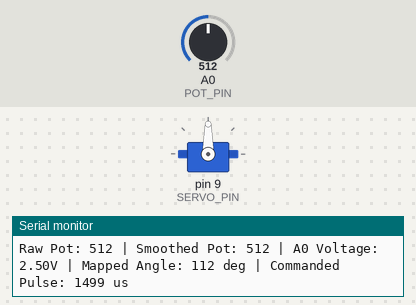
A sketch run on a simulated Arduino Uno, built with avr-gcc and run on an emulated ATmega328P. Parts: servo, the last lines printed to the serial monitor. Inputs (shaded band) come from the test bench; at power-on: A0 (POT_PIN) = 512.

Above: at 1.3 s.
1.4 s: A0 (POT_PIN) set to 306
At 2.8 s:
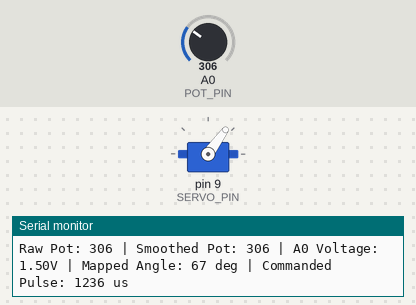
4.4 s: A0 (POT_PIN) set to 122
At 5.8 s:
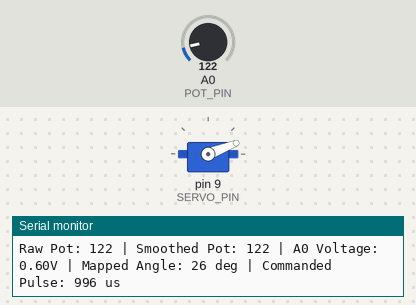
7.4 s: A0 (POT_PIN) set to 0
At 9.3 s:
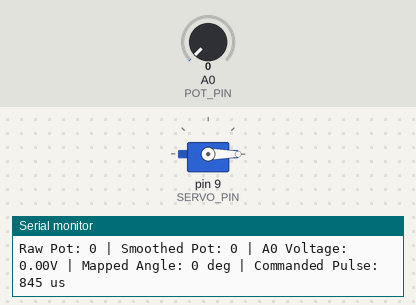
10.4 s: A0 (POT_PIN) set to 716
At 12.1 s:
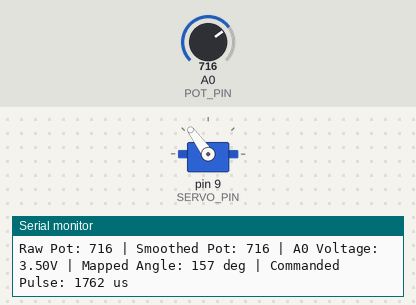
13.4 s: A0 (POT_PIN) set to 1023
At 15.6 s:
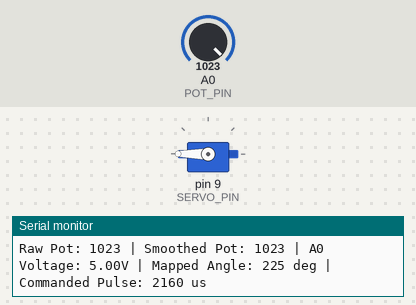
Timing chart, 0 to 17.1 s (numbered marks = the images above; inputs shaded):
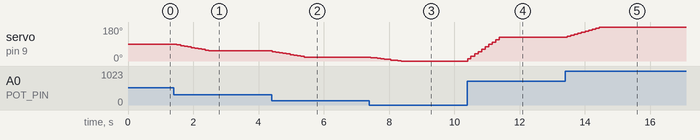

The sketch:

detailed-servo-diagnostics.ino
```cpp
#include <Servo.h> // Include the Servo library

// --- Pin Definitions ---
const int POT_PIN = A0;  // Analog pin for potentiometer
const int SERVO_PIN = 9; // Digital pin for servo control

// --- Potentiometer Configuration ---
// IMPORTANT: You might need to adjust these values
// after observing the 'Smoothed Pot:' output in the Serial Monitor.
// These should be the actual usable electrical range of your potentiometer,
// where the servo *just starts* and *just stops* moving.
const int CUSTOM_POT_MIN = 0;   // Example: Change to 25 if your pot starts outputting meaningful values at 25
const int CUSTOM_POT_MAX = 1023; // Example: Change to 1000 if your pot stops outputting meaningful values at 1000

// --- Servo Configuration (using your calibrated values) ---
// These are the values you determined: 845us to 2160us
const int SERVO_MIN_PULSE_US = 845;  // Your calibrated minimum pulse width
const int SERVO_MAX_PULSE_US = 2160; // Your calibrated maximum pulse width

// This is the angle range you visually observed your servo moving through
// (e.g., 0 degrees at min pulse, 225 degrees at max pulse)
const int SERVO_ACTUAL_MIN_ANGLE = 0;
const int SERVO_ACTUAL_MAX_ANGLE = 225; // Your observed total range (180 + 45)

// --- Other Constants ---
const float ARDUINO_ANALOG_VOLTAGE = 5.0; // Arduino's analog reference voltage (usually 5.0V for Uno/Nano)
const int ANALOG_MAX_VALUE = 1023;       // Maximum value from analogRead()

// For potentiometer smoothing (a simple rolling average)
const int POT_READINGS_TO_AVERAGE = 10;
int potReadings[POT_READINGS_TO_AVERAGE];
int readIndex = 0;
long totalPotValue = 0;
int smoothedPotValue = 0;

Servo myServo; // Create a Servo object

void setup() {
  Serial.begin(9600); // Initialize serial communication
  Serial.println("--- Potentiometer to Servo Live Monitor ---");
  Serial.println("Configuring servo with pulse range: " + String(SERVO_MIN_PULSE_US) + "us to " + String(SERVO_MAX_PULSE_US) + "us");
  Serial.println("Mapping potentiometer (" + String(CUSTOM_POT_MIN) + "-" + String(CUSTOM_POT_MAX) + ") to servo angles (" + String(SERVO_ACTUAL_MIN_ANGLE) + "-" + String(SERVO_ACTUAL_MAX_ANGLE) + " deg)");
  Serial.println("----------------------------------------");

  // Attach the servo using your calibrated minimum and maximum pulse widths.
  // This tells the Servo library the true electrical limits of your servo.
  myServo.attach(SERVO_PIN, SERVO_MIN_PULSE_US, SERVO_MAX_PULSE_US);

  // Initialize the smoothing array with initial readings
  for (int i = 0; i < POT_READINGS_TO_AVERAGE; i++) {
    potReadings[i] = analogRead(POT_PIN);
    totalPotValue += potReadings[i];
  }
  smoothedPotValue = totalPotValue / POT_READINGS_TO_AVERAGE;

  // Set servo to an initial position based on the current pot value
  // This helps avoid jumps at startup
  int initialMappedAngle = map(smoothedPotValue, CUSTOM_POT_MIN, CUSTOM_POT_MAX, SERVO_ACTUAL_MIN_ANGLE, SERVO_ACTUAL_MAX_ANGLE);
  initialMappedAngle = constrain(initialMappedAngle, SERVO_ACTUAL_MIN_ANGLE, SERVO_ACTUAL_MAX_ANGLE);
  long initialPulseWidth = map(initialMappedAngle, SERVO_ACTUAL_MIN_ANGLE, SERVO_ACTUAL_MAX_ANGLE, SERVO_MIN_PULSE_US, SERVO_MAX_PULSE_US);
  initialPulseWidth = constrain(initialPulseWidth, SERVO_MIN_PULSE_US, SERVO_MAX_PULSE_US);
  myServo.writeMicroseconds(initialPulseWidth);
}

void loop() {
  // --- 1. Read Potentiometer and Apply Smoothing ---
  int rawPotValue = analogRead(POT_PIN); // Read the raw analog value

  // Update the rolling average
  totalPotValue = totalPotValue - potReadings[readIndex]; // Subtract the oldest reading
  potReadings[readIndex] = rawPotValue;                    // Store the new reading
  totalPotValue = totalPotValue + potReadings[readIndex]; // Add the new reading to the total
  readIndex = (readIndex + 1) % POT_READINGS_TO_AVERAGE;   // Move to the next index
  smoothedPotValue = totalPotValue / POT_READINGS_TO_AVERAGE; // Calculate the new average

  // --- 2. Calculate Incoming Voltage at A0 ---
  float incomingVoltage = (float)rawPotValue / ANALOG_MAX_VALUE * ARDUINO_ANALOG_VOLTAGE;

  // --- 3. Map Smoothed Potentiometer Value to Servo Angle ---
  // This maps the potentiometer's usable range to the servo's actual observed angle range.
  int mappedAngle = map(smoothedPotValue, CUSTOM_POT_MIN, CUSTOM_POT_MAX, SERVO_ACTUAL_MIN_ANGLE, SERVO_ACTUAL_MAX_ANGLE);

  // Ensure the mapped angle does not exceed the servo's defined physical limits
  mappedAngle = constrain(mappedAngle, SERVO_ACTUAL_MIN_ANGLE, SERVO_ACTUAL_MAX_ANGLE);

  // --- 4. Convert Mapped Angle to Commanded Pulse Width ---
  // Crucially, this maps our desired angle (0-225) to the *calibrated* pulse width range (845-2160us).
  // We use map() again because Servo.write() internally might still constrain to 0-180 degrees.
  long commandedPulseWidth = map(mappedAngle, SERVO_ACTUAL_MIN_ANGLE, SERVO_ACTUAL_MAX_ANGLE, SERVO_MIN_PULSE_US, SERVO_MAX_PULSE_US);

  // Ensure the pulse width stays within your calibrated min/max to prevent erratic behavior
  commandedPulseWidth = constrain(commandedPulseWidth, SERVO_MIN_PULSE_US, SERVO_MAX_PULSE_US);

  // --- 5. Command the Servo ---
  myServo.writeMicroseconds(commandedPulseWidth);

  // --- Log All Values to Serial Monitor ---
  Serial.print("Raw Pot: ");
  Serial.print(rawPotValue);
  Serial.print(" | Smoothed Pot: ");
  Serial.print(smoothedPotValue);
  Serial.print(" | A0 Voltage: ");
  Serial.print(incomingVoltage, 2); // Print voltage with 2 decimal places
  Serial.print("V | Mapped Angle: ");
  Serial.print(mappedAngle);
  Serial.print(" deg | Commanded Pulse: ");
  Serial.print(commandedPulseWidth);
  Serial.println(" us");

  delay(50); // Small delay to make logs readable and for system stability
}
```

Measured:
- after the input at 1.4 s, servo on pin 9 (SERVO_PIN): moves from 90° to 54° over 0.98 s, starting after 0.10 s
- after the input at 4.4 s, servo on pin 9 (SERVO_PIN): moves from 54° to 21° over 0.97 s, starting at once
- after the input at 7.4 s, servo on pin 9 (SERVO_PIN): moves from 21° to 0° over 0.93 s, starting at once
- after the input at 10.4 s, servo on pin 9 (SERVO_PIN): moves from 0° to 126° over 0.97 s, starting at once
- after the input at 13.4 s, servo on pin 9 (SERVO_PIN): moves from 126° to 180° over 0.99 s, starting after 0.05 s
